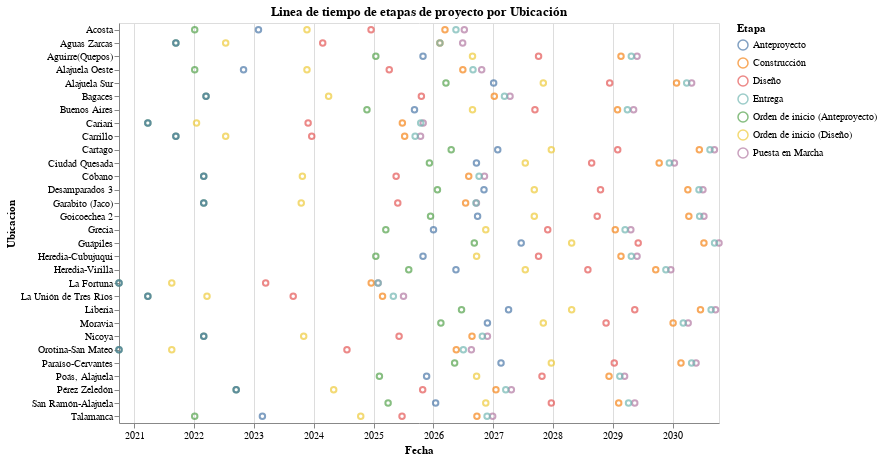

The notebook cell this image was saved under:
### Code cell
# @title
import pandas as pd
import altair as alt

# Convert date columns to datetime objects
date_columns = ['Orden de inicio (Anteproyecto)', 'Anteproyecto', 'Orden de inicio (Diseño)', 'Diseño', 'Construcción', 'Puesta en Marcha', 'Entrega']
# Convert date columns to datetime objects with a specific format
for col in date_columns:
    df_seleccionado[col] = pd.to_datetime(df_seleccionado[col], errors='coerce', format='%d/%m/%Y %H:%M:%S')



# Create a long-form dataframe for plotting
df_long = pd.melt(df_seleccionado, id_vars='Ubicacion', value_vars=date_columns, var_name='Etapa', value_name='Fecha')


# Create a chart
chart = alt.Chart(df_long).mark_point().encode(
    x='Fecha',
    y='Ubicacion',
    color='Etapa'
).properties(
    title='Linea de tiempo de etapas de proyecto por Ubicación',
    width=600,
    height=400
)

chart

### Figure 1 — Vega-Lite specification as saved in the notebook (floating-point values rounded to 4 significant figures; data arrays with more than 128 entries replaced by an {"elided": "..."} marker saying what was removed)
{"config": {"view": {"continuousWidth": 300, "continuousHeight": 300}}, "data": {"name": "data-e3262d2421338eb4aed4e6e90a0c99ae"}, "mark": {"type": "point"}, "encoding": {"color": {"field": "Etapa", "type": "nominal"}, "x": {"field": "Fecha", "type": "temporal"}, "y": {"field": "Ubicacion", "type": "nominal"}}, "height": 400, "title": "Linea de tiempo de etapas de proyecto por Ubicación", "width": 600, "$schema": "https://vega.github.io/schema/vega-lite/v5.20.1.json", "datasets": {"data-e3262d2421338eb4aed4e6e90a0c99ae": {"elided": "210 records"}}}
